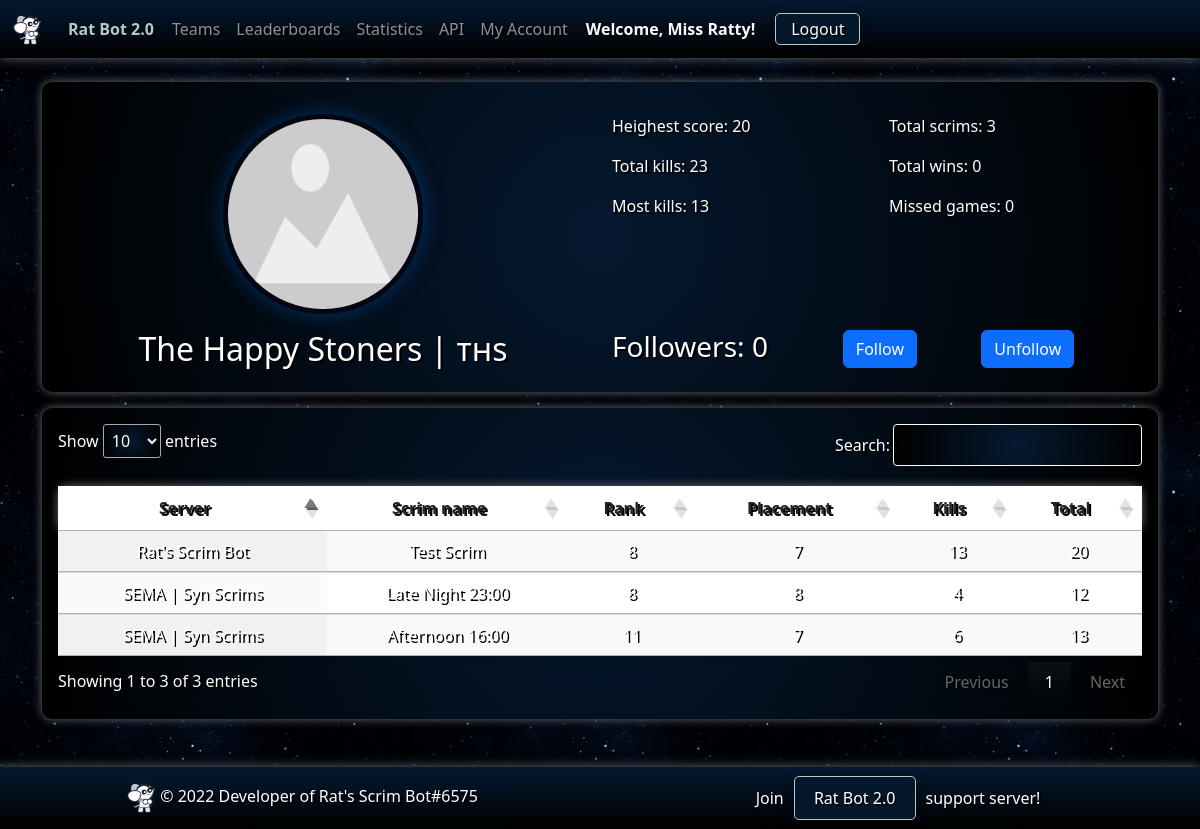
The page /teams/8 (signed in) on the database its author committed.
### ratbotapp/models.py (models this page shows, shortened)
class Team(models.Model):
    id = models.AutoField(primary_key=True)
    team_name = models.CharField(max_length=30, unique=True)
    team_tag = models.CharField(max_length=10, default="")
    team_slug = models.CharField(max_length=60, unique=False, editable=False)
    team_image = models.ImageField(upload_to='team_images/', null=True, blank=True)
    followers = models.ManyToManyField(User, related_name='following')
    created_at = models.DateTimeField(auto_now_add=True)
    updated_at = models.DateTimeField(auto_now=True)
    def __str__(self):
        return f"{self.team_name} | {self.team_tag}"

class Score(models.Model):
    id = models.AutoField(primary_key=True)
    rank = models.IntegerField(default=0)
    result = models.ForeignKey(Result, on_delete=models.CASCADE, default=None)
    team = models.ForeignKey(Team, on_delete=models.RESTRICT, default=None)
    team_managers = models.CharField(max_length=200, default='Unknown')
    wwcd = models.PositiveSmallIntegerField(default=0)
    pp = models.PositiveSmallIntegerField(default=0)
    kp = models.PositiveSmallIntegerField(default=0)
    tp = models.PositiveSmallIntegerField(default=0)
    missed_games = models.IntegerField(default=0)
    created_at = models.DateTimeField(auto_now_add=True)
    updated_at = models.DateTimeField(auto_now=True)
    def __str__(self):
        return f"#{self.rank} - {self.team.team_name} - {self.pp} - {self.kp} - {self.tp}"

class Result(models.Model):
    id = models.AutoField(primary_key=True)
    generated_by = models.CharField(default="", max_length=100)  # id of person who used %sheet results last
    server = models.ForeignKey(Server, on_delete=models.RESTRICT, default=None)
    scrim_name = models.CharField(default="", max_length=100)
    class ScrimType(models.TextChoices):
        PRO = 'pro', 'Pro'
        OPEN = 'open', 'Open'
        TOUR = 'tour', 'Tournament'
    scrim_type = models.CharField(
        max_length=4,
        choices=ScrimType.choices,
        default=ScrimType.OPEN,
    )
    date_played = models.DateField()
    time_played = models.TimeField()
    created_at = models.DateTimeField(auto_now_add=True)
    updated_at = models.DateTimeField(auto_now=True)

class Server(models.Model):
    id = models.AutoField(primary_key=True)
    guild_id = models.IntegerField(unique=True)
    guild_name = models.CharField(default="", max_length=100)
    membership = models.ForeignKey(Membership, on_delete=models.RESTRICT, null=True)
    membership_start_date = models.DateTimeField(null=True, blank=True)
    membership_end_date = models.DateTimeField(null=True, blank=True)
    profile_image = models.ImageField(upload_to='server_images/', null=True, blank=True)
    created_at = models.DateTimeField(auto_now_add=True)
    updated_at = models.DateTimeField(auto_now=True)

### ratbotapp/views.py (the view)
# urls.py: path('teams/<int:pk>', views.team_detail, name='team_detail'),
@csrf_exempt
@login_required(login_url="/accounts/discord/login")
def team_detail(request, pk):
    print("======== STARTED team_detail() =======")
    team = get_object_or_404(Team, pk=pk)
    followers = team.followers.all()
    stats = Score.objects.filter(tp__gte=0).order_by('-tp').select_related('result')[:3]
    scores = Score.objects.filter(team=team).order_by('rank')
    total_kills = 0
    missed_games = 0
    for score in scores:
        total_kills += score.kp
        missed_games += score.missed_games
    max_kills = scores.filter(kp__gte=0).order_by('-kp')[:1][0].kp
    max_points = scores.filter(tp__gte=0).order_by('-tp')[:1][0].tp
    wins = scores.filter(rank=1)
    missed_games = 0
    context = {
        'team': team,
        'stats': {
            'followers': len(followers),
            'total_scrims': len(scores),
            'max_kills': max_kills,
            'max_points': max_points,
            'total_wins': len(wins),
            'total_kills': total_kills,
            'missed_games': missed_games
        },
        'scores': scores,
    }
    pprint(context)
    return render(request, 'ratbot/team_detail.html', context)

### ratbotapp/templates/ratbot/team_detail.html (shortened to what this page needs)
{% extends 'ratbot/base/base.html' %}
{% load static %}
{% block body %}
<div class="container">
    <div class="gradient-2 p-3 mt-4 mb-3">
        <div class="row mt-3 mb-3">
            <div class="col-6">
                {% if team.team_image %}
                    <img class="team-image" style="height:200px;width:200px;border-radius:50%;margin: 0 auto;display: block;border: 5px solid #040612;box-shadow: 0 0 20px #003366;" src="{{ team.team_image.url }}" alt="{{ team.team_name }}">
                {% else %}
                    <img class="team-image" style="height:200px;width:200px;border-radius:50%;margin: 0 auto;display: block;border: 5px solid #040612;box-shadow: 0 0 20px #003366;"  src="{% static 'ratbot/images/default_team_image.png' %}" alt="{{ team.team_name }}">
                {% endif %}
            </div>
            <div class="col-6">
                <div class="row">
                    <div class="col-6">
                        <p>Heighest score: {{ stats.max_points }}</p>
                        <p>Total kills: {{ stats.total_kills }}</p>
                        <p>Most kills: {{ stats.max_kills }}</p>
                    </div>
                    <div class="col-6">
                        <p>Total scrims: {{ stats.total_scrims }}</p>
                        <p>Total wins: {{ stats.total_wins }}</p>
                        <p>Missed games: {{ stats.missed_games }}</p>
                    </div>
                </div>
            </div>
        </div>
        <div class="row">
            <div class="col-6 text-center">
                <h2>{{team.team_name}} | {{team.team_tag}}</h2>
            </div>
            <div class="col-6">
                <div class="row">
                    <div class="col-5">
                        <h3>Followers: {{stats.followers}}</h3>
                    </div>
                    <div class="col-3">
                        <form method="POST" action="{% url 'follow_team' team.id %}">
                          <button type="submit" class="btn btn-primary">Follow</button>
                        </form>
                    </div>
                    <div class="col-3">
                        <form method="POST" action="{% url 'unfollow_team' team.id %}">
                          <button type="submit" class="btn btn-primary">Unfollow</button>
                        </form>
                    </div>
                </div>
            </div>
        </div>
    </div>
    <div class="gradient-2 p-3 mt-2">
    <table id="team_detail" class="table table-striped display">
            <thead class="gradient" style="color:white;">
            <tr>
                <th scope="col" class="dt-center">Server</th>
                <th scope="col" class="dt-center">Scrim name</th>
                <th scope="col" class="dt-center">Rank</th>
                <th scope="col" class="dt-center">Placement</th>
                <th scope="col" class="dt-center">Kills</th>
                <th scope="col" class="dt-center">Total</th>
            </tr>
            </thead>
            <tbody>
            {% for score in scores %}
            <tr>
                <td class="dt-center" style="color:white;">{{ score.result.server.guild_name}}</td>
                <td class="dt-center" style="color:white;">{{ score.result.scrim_name}}</td>
                <td class="dt-center" style="color:white;">{{ score.rank }}</td>
                <td class="dt-center" style="color:white;">{{ score.pp }}</td>
                <td class="dt-center" style="color:white;">{{ score.kp }}</td>
                <td class="dt-center" style="color:white;">{{ score.tp }}</td>
            </tr>
            {% endfor %}
            </tbody>
        </table>
    </div>
</div>
{% endblock %}

### ratbotapp/templates/ratbot/base/base.html (shortened to what this page needs)
{% load static %}
<!doctype html>
<html lang="en">
<head>
    <link rel="stylesheet" href="{% static 'ratbot/styles/base.css' %}">
    <link href="https://cdn.jsdelivr.net/npm/bootstrap@5.3.0-alpha1/dist/css/bootstrap.min.css" rel="stylesheet"
>
    <link rel="stylesheet" type="text/css" href="https://cdn.datatables.net/1.13.2/css/jquery.dataTables.css">
    <link rel="stylesheet" href="https://cdnjs.cloudflare.com/ajax/libs/font-awesome/6.3.0/css/all.min.css"
/>
</head>
<body>
<nav class="navbar navbar-expand-lg navbar-dark bg-dark space-gradient sticky-top">
    <div class="container-fluid text-center">
        <a class="navbar-brand" href="/">
            <img src="{% static 'ratbot/images/logo.png' %}" alt="Rat Bot" height="30">
        </a>
        <a href="/" class="welcome">
            <span> Rat Bot 2.0</span>
        </a>
        <div class="collapse navbar-collapse" id="navbarNavDropdown">
            <ul class="navbar-nav">
                <li class="nav-item">
                    <a class="nav-link" href="{% url 'teams' %}">Teams</a>
                </li>
                <li class="nav-item">
                    <a class="nav-link" href="{% url 'leaderboards' %}">Leaderboards</a>
                </li>
                <li class="nav-item">
                    <a class="nav-link" href="{% url 'statistics' %}">Statistics</a>
                </li>
                {% if user.is_authenticated %}
                <li class="nav-item">
                    <a class="nav-link" href="{% url 'api-info' %}">API</a>
                </li>
                <li class="nav-item">
                    <a  class="nav-link" href="{% url 'my_account' %}">My Account</a>
                </li>
                {% endif %}
            </ul>
            {% if user.is_authenticated %}
            <span class="text-light welcome">Welcome, {{ user.username }}!</span>
            <span class="text-light"><a class="nav-link login" href="{% url 'logout' %}"> Logout</a></span>
            {% else %}
            <span class="text-light"><a class="nav-link login" href="{% url 'login' %}">Login</a></span>
            {% endif %}
        </div>
    </div>
</nav>
{% block body %}Base body block{% endblock %}
<div class="gradient-footer mt-5">
    <footer class="mt-3 py-3 px-3">
        <div class="row justify-content-center align-items-center">
            <div class="col-sm-12 col-md-6 mb-3 mb-md-0 text-center">
                <a href="/"><img src="{% static 'ratbot/images/logo.png' %}" alt="Rat Bot" height="30"></a> © 2022
                Developer of Rat's Scrim Bot#6575
            </div>
            <div class="col-sm-12 col-md-6 mt-3 mt-md-0 text-center">
                Join<a class="discord-invite" href="https://discord.gg/zT7RWQWQdr"> Rat Bot 2.0 </a>support server!
            </div>
        </div>
    </footer>
</div>
</body>
</html>

### ratbotapp/static/ratbot/styles/base.css (style rules this page uses)
body { color: #ffffff !important; background-color: #0c2340; background-image: url('space-background.jpg'); background-repeat: repeat; }
.team-image { height: 100px; }
.gradient-footer { background-color: #000000; background-image: radial-gradient(circle, #000000 0%, #051930 100%); background-image: linear-gradient(to top, #000000 0%, #051930 100%); text-shadow: 2px 2px #000; box-shadow: 0 0 10px #656b6f; }
.gradient { background-color: #000000; background-image: radial-gradient(circle, #051930 0%, #000000 100%); background-image: linear-gradient(to top, #051930 0%, #000000 100%); text-shadow: 2px 2px #000; box-shadow: 0 0 10px #656b6f; border-radius: 10px; }
.gradient-2 { background-color: #000000; background-image: radial-gradient(circle, #051930 0%, #000000 100%); text-shadow: 2px 2px #000; box-shadow: 0 0 10px #656b6f; border-radius: 10px; }
.navbar { background-color: #000000; background-image: radial-gradient(circle, #051930 0%, #000000 100%); background-image: linear-gradient(to bottom, #051930 0%, #000000 100%); text-shadow: 2px 2px #000; box-shadow: 0 0 10px #656b6f; }
.navbar .nav-link.login { margin-left: 10px; margin-right: 10px; padding: 3px 15px; background-color: #04172b; border: 1px solid #b5c9c9; border-radius: 5px; box-shadow: 0px 3px 15px rgba(0, 0, 0, 0.2); }
.welcome { margin-left: 10px; margin-right: 10px; font-weight: bold; color: #b5c9c9; text-shadow: 0px 2px 2px rgba(0, 0, 0, 0.5); text-decoration: none; }
.discord-invite { color: white; margin-left: 10px; margin-right: 10px; padding: 10px 15px; background-color: #04172b; border: 1px solid #b5c9c9; border-radius: 5px; box-shadow: 0px 3px 15px rgba(0, 0, 0, 0.2); text-decoration: none; }

### rows shown on the page
Team: team_name "The Happy Stoners", team_tag "тнѕ"
Score: result.server.guild_name "Rat's Scrim Bot", result.scrim_name "Test Scrim", rank "8", pp "7", kp "13", tp "20"
Score: result.server.guild_name "SEMA | Syn Scrims", result.scrim_name "Late Night 23:00", rank "8", pp "8", kp "4", tp "12"
Score: result.server.guild_name "SEMA | Syn Scrims", result.scrim_name "Afternoon 16:00", rank "11", pp "7", kp "6", tp "13"

### other values the page prints
{{ user.username }} "Miss Ratty"
{{ stats.max_points }} "20"
{{ stats.total_kills }} "23"
{{ stats.max_kills }} "13"
{{ stats.total_scrims }} "3"
{{ stats.total_wins }} "0"
{{ stats.missed_games }} "0"
{{ stats.followers }} "0"
